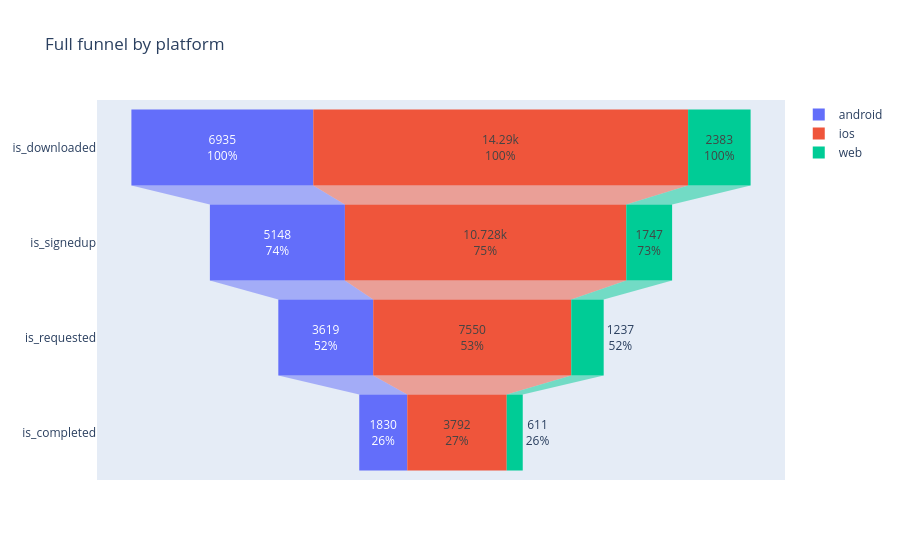

Notebook cell for this chart:
### Code cell
traces = list()
for platform in full_funnel_by_platform.columns:
  trace = Funnel(x = full_funnel_by_platform[platform].values,
                 y = full_funnel_by_platform.index,
                 textinfo = "value+percent initial",
                 name = platform)
  traces.append(trace)


fig = Figure(data = traces,
             layout = Layout(title = "Full funnel by platform"))
fig.show()

### Figure 1 — Plotly figure (JSON) as saved in the notebook; plotly's stock layout.template omitted (floating-point values rounded to 4 significant figures)
{"data": [{"name": "android", "textinfo": "value+percent initial", "type": "funnel", "x": [6935, 5148, 3619, 1830], "y": ["is_downloaded", "is_signedup", "is_requested", "is_completed"]}, {"name": "ios", "textinfo": "value+percent initial", "type": "funnel", "x": [14290, 10728, 7550, 3792], "y": ["is_downloaded", "is_signedup", "is_requested", "is_completed"]}, {"name": "web", "textinfo": "value+percent initial", "type": "funnel", "x": [2383, 1747, 1237, 611], "y": ["is_downloaded", "is_signedup", "is_requested", "is_completed"]}], "layout": {"title": {"text": "Full funnel by platform"}}}
